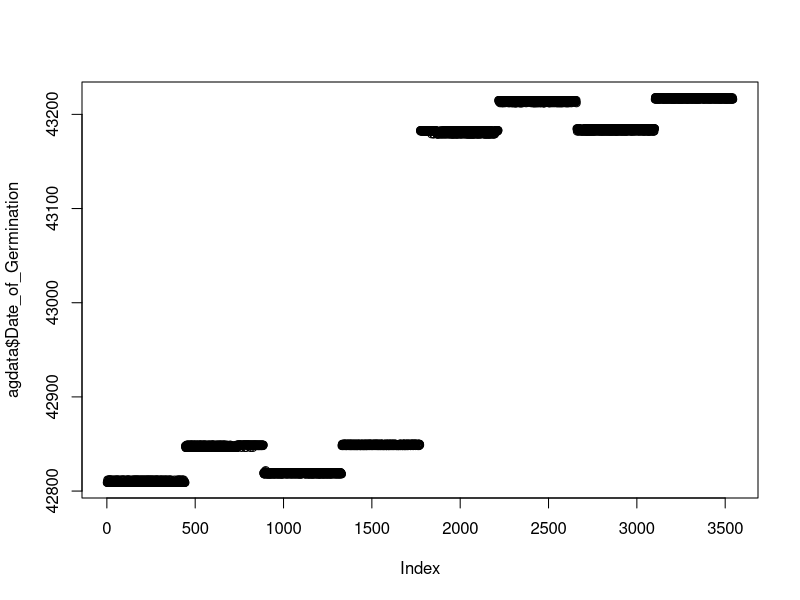
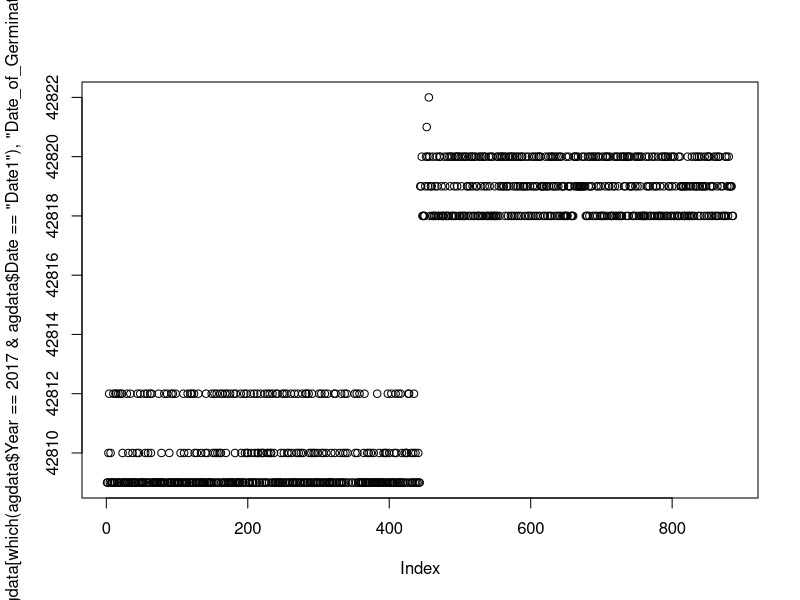
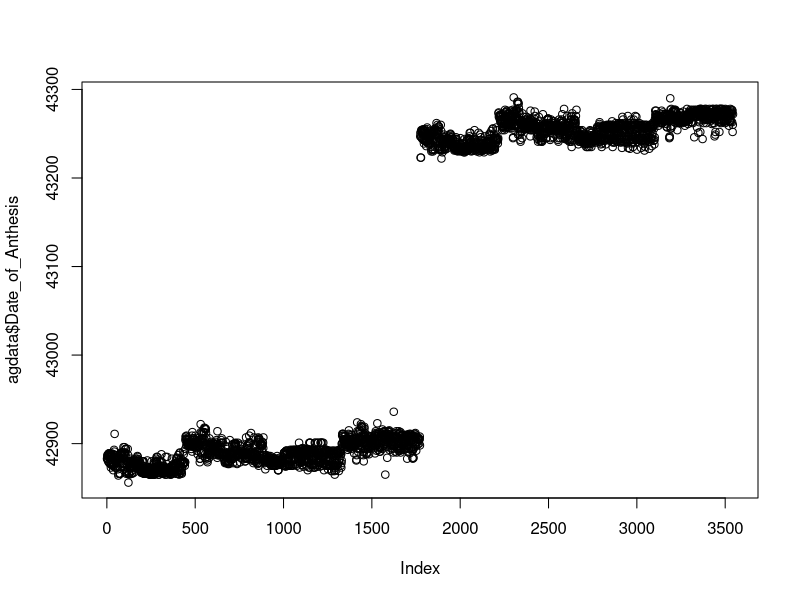
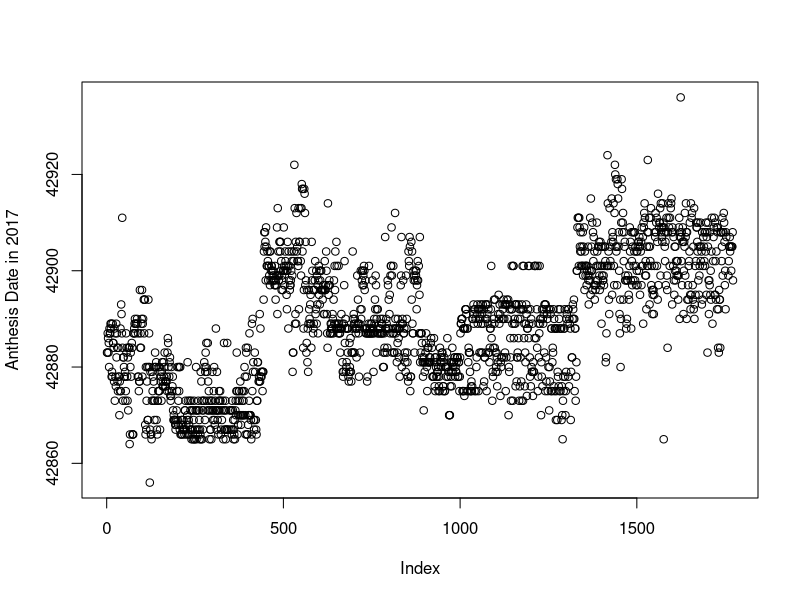
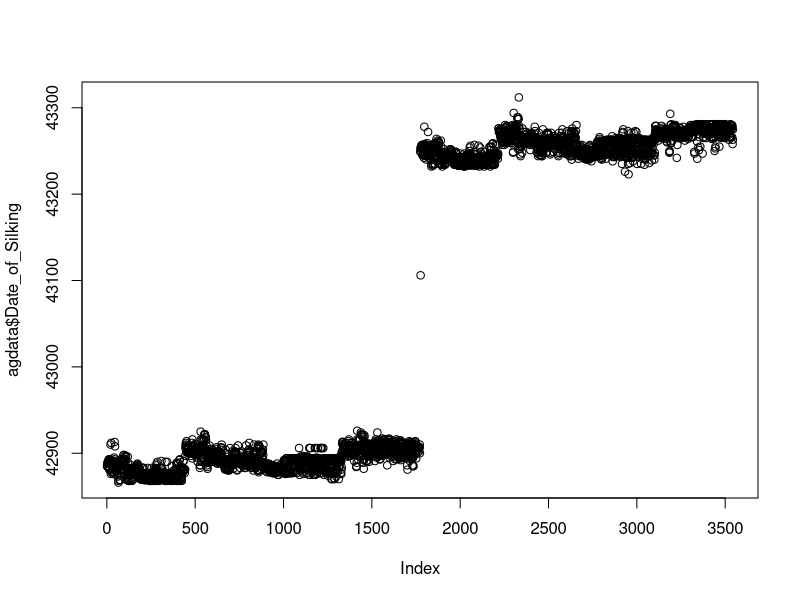
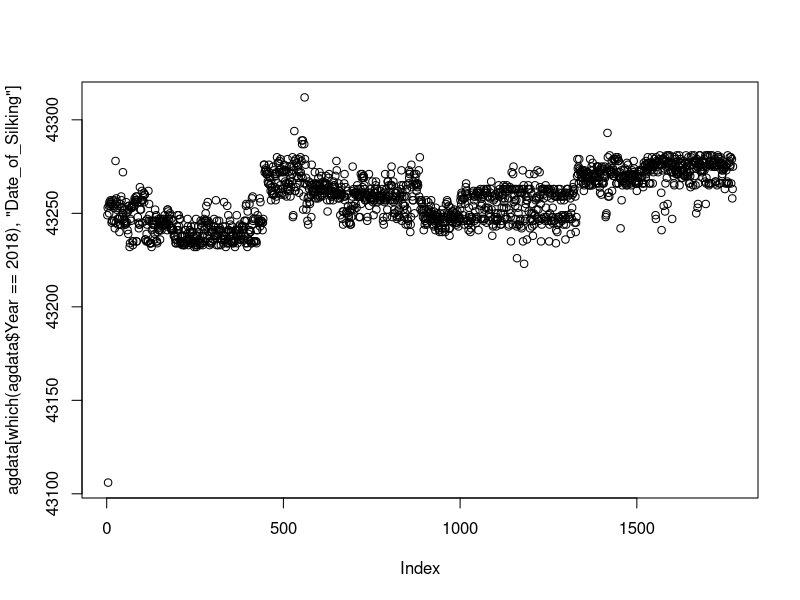
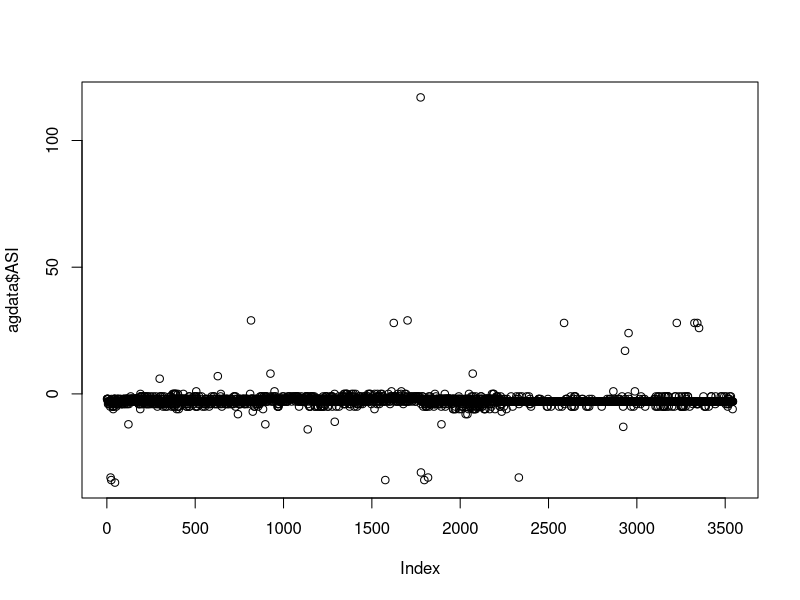
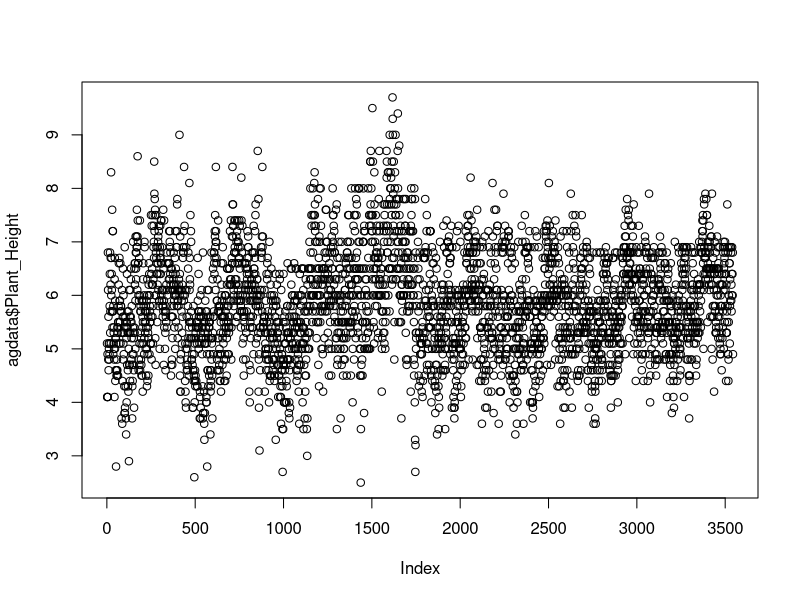

Reproduce these figures in R, in order. (Note: this script raises an error after producing the figures.)
setwd("../Desktop/Rworkshop/linear modeling")

# read in data and examine
agdata<-read.csv("Combined_Data_15_02_19.csv",head=T)
str(agdata)
# In Excel's numeric dates, January 1, 1900 is valued as 1
dayzero<-as.Date("1900-01-01") - 1
# dates read as factors; must change this!
agdata$Date_of_Anthesis<-as.integer(as.character(agdata$Date_of_Anthesis))
agdata$Date_of_Germination<-as.integer(as.character(agdata$Date_of_Germination))
agdata$Date_of_Silking<-as.integer(as.character(agdata$Date_of_Silking))
str(agdata)

#let's check a few traits
summary(agdata$Date_of_Germination)
plot(agdata$Date_of_Germination)
plot(agdata[which(agdata$Year==2017 & agdata$Date=="Date1"),"Date_of_Germination"])

summary(agdata$Date_of_Anthesis)
#These trials should range 2017-2018, so 42734-43463
subset(agdata,Date_of_Anthesis<42734)
dayzero + 39226 #this is in 2007, should be 2017
as.Date("2017-05-25") - dayzero
agdata[which(agdata$Date_of_Anthesis==39226),"Date_of_Anthesis"]<-42879
dayzero + 39229 #also in 2007, should be 2018
as.Date("2018-05-28") - dayzero
agdata[which(agdata$Date_of_Anthesis==39229),"Date_of_Anthesis"]<-43247
summary(agdata$Date_of_Anthesis)
subset(agdata,Date_of_Anthesis>43463)
dayzero + 46523 #this is in 2027! beware of data from the future! should be 2018
as.Date("2018-05-17") - dayzero
agdata[which(agdata$Date_of_Anthesis==46523),"Date_of_Anthesis"]<-43236
summary(agdata$Date_of_Anthesis)
plot(agdata$Date_of_Anthesis)
plot(agdata[which(agdata$Year==2017),"Date_of_Anthesis"],ylab="Anthesis Date in 2017")
subset(agdata,Year==2017 & Date_of_Anthesis>42920)
#can also use identify()
identify(agdata[which(agdata$Year==2017),"Date_of_Anthesis"])
#must press Esc when done interacting with the graph
agdata[c(44,122,531,1417,1531,1576,1624),]

summary(agdata$Date_of_Silking) #again, should be within 42734-43463
subset(agdata,Date_of_Silking<42734)
dayzero + 39240 #2007 should be 2018
as.Date("2018-06-08") - dayzero
agdata[which(agdata$Date_of_Silking==39240),"Date_of_Silking"]<-43258
summary(agdata$Date_of_Silking)
plot(agdata$Date_of_Silking)
plot(agdata[which(agdata$Year==2018),"Date_of_Silking"])
identify(agdata[which(agdata$Year==2018),"Date_of_Silking"])
agdata[c(4,25,46,560,1181,1417),]

agdata$ASI<-agdata$Date_of_Anthesis-agdata$Date_of_Silking
summary(agdata$ASI)
plot(agdata$ASI)
largeASI<-subset(agdata,abs(agdata$ASI)>10,
                 select=c(1,grep("Date_",colnames(agdata)),18))
largeASI$Date_of_Germination<-dayzero + largeASI$Date_of_Germination
largeASI$Date_of_Anthesis<-dayzero + largeASI$Date_of_Anthesis
largeASI$Date_of_Silking<-dayzero + largeASI$Date_of_Silking
largeASI
#In this case, entries need to be flagged to compare to collected data.
#Sometimes we don't have original data to compare and must decide a threshold to remove -
#this should be based on a cutoff of some kind and must be documented/reproducible!

summary(agdata$Plant_Height)
plot(agdata$Plant_Height)
#values may be accurate, but there is a pattern, let's try to identify it
plot(agdata$Plant_Height,col=agdata$Trial)
#trials were not randomized, therefore we cannot use normal row-range effects.
#With field layouts, could use repeated checks only to model spatial variation
#across the field, then use that as a covariate to adjust values
#for other (non-check) varieties.
#Otherwise, this all becomes part of the error and reduces heritability
#as well as power to do genetic mapping

